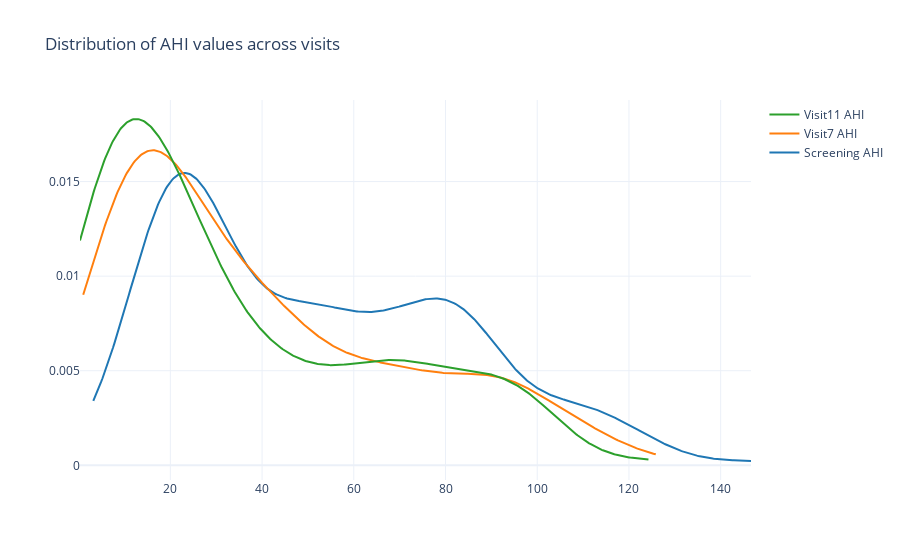
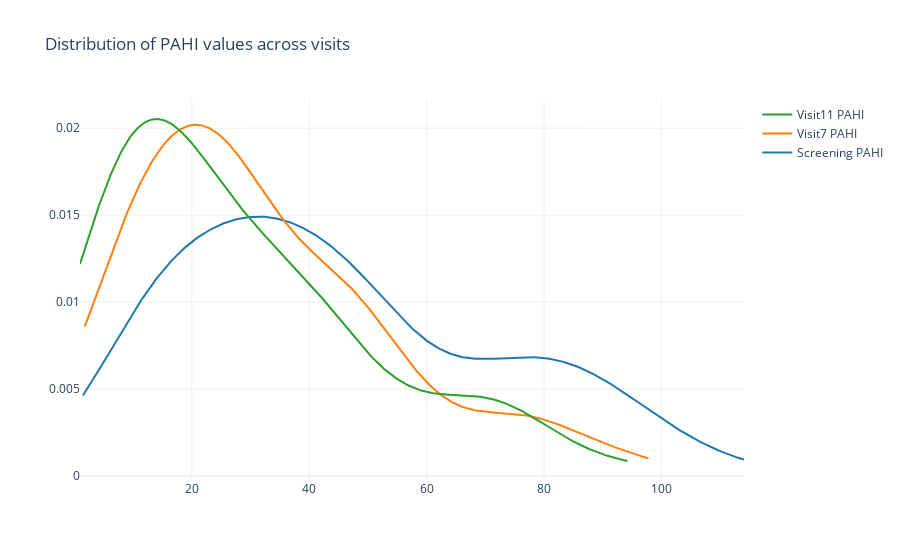

Notebook code for these charts, in order:
### Markdown cell above
Calling plot endpoint distribution

### Code cell
import pandas as pd
df = pd.read_csv("/Users/L075945/Library/CloudStorage/OneDrive-EliLillyandCompany/Desktop/langchain_app/data/standardized_analysis_ready_df-1.csv")
plot_endpoint_distribution(df, 'AHI', 'PAHI', False)

### Figure 1 — Plotly figure (JSON) as saved in the notebook; plotly's stock layout.template omitted (floating-point values rounded to 4 significant figures; data arrays with more than 128 entries replaced by an {"elided": "..."} marker saying what was removed)
{"data": [{"legendgroup": "Screening AHI", "marker": {"color": "rgb(31, 119, 180)"}, "mode": "lines", "name": "Screening AHI", "showlegend": true, "type": "scatter", "x": {"elided": "500 float values"}, "xaxis": "x", "y": {"elided": "500 float values"}, "yaxis": "y"}, {"legendgroup": "Visit7 AHI", "marker": {"color": "rgb(255, 127, 14)"}, "mode": "lines", "name": "Visit7 AHI", "showlegend": true, "type": "scatter", "x": {"elided": "500 float values"}, "xaxis": "x", "y": {"elided": "500 float values"}, "yaxis": "y"}, {"legendgroup": "Visit11 AHI", "marker": {"color": "rgb(44, 160, 44)"}, "mode": "lines", "name": "Visit11 AHI", "showlegend": true, "type": "scatter", "x": {"elided": "500 float values"}, "xaxis": "x", "y": {"elided": "500 float values"}, "yaxis": "y"}], "layout": {"barmode": "overlay", "hovermode": "closest", "legend": {"traceorder": "reversed"}, "title": {"text": "Distribution of AHI values across visits"}, "xaxis": {"anchor": "y2", "domain": [0, 1], "zeroline": false}, "yaxis": {"anchor": "free", "domain": [0, 1], "position": 0}}}

### Figure 2 — Plotly figure (JSON) as saved in the notebook; plotly's stock layout.template omitted (floating-point values rounded to 4 significant figures; data arrays with more than 128 entries replaced by an {"elided": "..."} marker saying what was removed)
{"data": [{"legendgroup": "Screening PAHI", "marker": {"color": "rgb(31, 119, 180)"}, "mode": "lines", "name": "Screening PAHI", "showlegend": true, "type": "scatter", "x": {"elided": "500 float values"}, "xaxis": "x", "y": {"elided": "500 float values"}, "yaxis": "y"}, {"legendgroup": "Visit7 PAHI", "marker": {"color": "rgb(255, 127, 14)"}, "mode": "lines", "name": "Visit7 PAHI", "showlegend": true, "type": "scatter", "x": {"elided": "500 float values"}, "xaxis": "x", "y": {"elided": "500 float values"}, "yaxis": "y"}, {"legendgroup": "Visit11 PAHI", "marker": {"color": "rgb(44, 160, 44)"}, "mode": "lines", "name": "Visit11 PAHI", "showlegend": true, "type": "scatter", "x": {"elided": "500 float values"}, "xaxis": "x", "y": {"elided": "500 float values"}, "yaxis": "y"}], "layout": {"barmode": "overlay", "hovermode": "closest", "legend": {"traceorder": "reversed"}, "title": {"text": "Distribution of PAHI values across visits"}, "xaxis": {"anchor": "y2", "domain": [0, 1], "zeroline": false}, "yaxis": {"anchor": "free", "domain": [0, 1], "position": 0}}}
